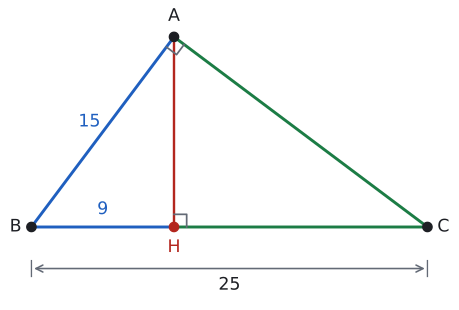

The script that drew this image:
import sys; sys.path.insert(0, "tools")
from cizim import *

# Örnek 2: |BH| = 9, |BC| = 25, |AB| = 15 (15² = 9·25), |AC| = 20.
# A'da dik açı, [AH] ⊥ [BC]. p = |BH|, k = |HC|; A noktası (p, √(p·k)) olur, böylece AB ⊥ AC kendiliğinden sağlanır.
p, k = 9, 16
E = {'c': '15', 'p': '9', 'a': '25'}          # kenar etiketleri (None: yazma)
DOLGU, RENKLI_KENAR, EK = False, True, []

B = np.array([0.0, 0.0]); H = np.array([p, 0.0]); C = np.array([p + k, 0.0]); A = np.array([p, np.sqrt(p * k)])
uz = lambda P, Q: float(np.linalg.norm(P - Q))
u, v = B - A, C - A
print("AB", round(uz(A, B), 4), "AC", round(uz(A, C), 4), "AH", round(uz(A, H), 4), "BC", round(uz(B, C), 4),
      "A açısı", round(float(np.degrees(np.arccos(np.dot(u, v) / uz(A, B) / uz(A, C)))), 4))

s = (p + k) / 10
G = (A + B + C) / 3
def kenar(P, Q, metin, renk=YAZI, d=0.42):
    M = (P + Q) / 2; t = (Q - P) / uz(P, Q); n = np.array([-t[1], t[0]])
    if np.dot(n, M - G) < 0: n = -n
    ax.text(*(M + d * s * n), metin, ha="center", va="center", color=renk, fontsize=13)
def dik(K, P, Q, r=0.32):
    a_ = (P - K) / uz(P, K) * r * s; b_ = (Q - K) / uz(Q, K) * r * s
    ax.plot(*zip(K + a_, K + a_ + b_, K + b_), color=SOLUK, lw=1.3)

x0, x1 = -0.6 * s, p + k + 0.6 * s
y0, y1 = (-1.9 if E.get("a") else -1.0) * s, A[1] + 0.6 * s
fig, ax = sekil(6, max(2.2, 6 * (y1 - y0) / (x1 - x0)))
ax.set_aspect("equal"); ax.axis("off")
if DOLGU:
    ax.add_patch(patches.Polygon([A, B, H], closed=True, facecolor=YESIL_ACIK, edgecolor="none"))
    ax.add_patch(patches.Polygon([A, H, C], closed=True, facecolor=SARI_ACIK, edgecolor="none"))
rc, rb = (MAVI, YESIL) if RENKLI_KENAR else (YAZI, YAZI)
ax.plot(*zip(A, B), color=rc); ax.plot(*zip(B, H), color=rc)
ax.plot(*zip(A, C), color=rb); ax.plot(*zip(H, C), color=rb)
ax.plot(*zip(A, H), color=KIRMIZI, lw=1.8)
dik(H, A, C); dik(A, B, C)
nokta(ax, *A, ""); nokta(ax, *B, ""); nokta(ax, *C, ""); nokta(ax, *H, "", renk=KIRMIZI)
ax.text(A[0], A[1] + 0.3 * s, "A", ha="center", va="bottom", fontsize=13)
ax.text(B[0] - 0.25 * s, 0, "B", ha="right", va="center", fontsize=13)
ax.text(C[0] + 0.25 * s, 0, "C", ha="left", va="center", fontsize=13)
ax.text(H[0], -0.3 * s, "H", ha="center", va="top", fontsize=13, color=KIRMIZI)
if E.get("c"): kenar(A, B, E["c"], rc)
if E.get("b"): kenar(A, C, E["b"], rb)
if E.get("h"):
    sag = k >= p
    ax.text(p + (0.15 if sag else -0.15) * s, A[1] * 0.45, E["h"], ha="left" if sag else "right", va="center", color=KIRMIZI, fontsize=13)
if E.get("p"): ax.text(p / 2, 0.22 * s, E["p"], ha="center", va="bottom", color=rc, fontsize=13)
if E.get("k"): ax.text(p + k / 2, 0.22 * s, E["k"], ha="center", va="bottom", color=rb, fontsize=13)
if E.get("a"):
    ax.annotate("", xy=(p + k, -1.05 * s), xytext=(0, -1.05 * s), arrowprops=dict(arrowstyle="<->", color=SOLUK, lw=1.2))
    for x in (0, p + k): ax.plot([x, x], [-0.85 * s, -1.25 * s], color=SOLUK, lw=1)
    ax.text((p + k) / 2, -1.25 * s, E["a"], ha="center", va="top", fontsize=13)
for (fx, fy, metin, renk) in EK:
    ax.text(fx, fy, metin, ha="center", va="center", color=eval(renk), fontsize=12)
ax.set_xlim(x0, x1); ax.set_ylim(y0, y1)
kaydet(fig, __file__)
